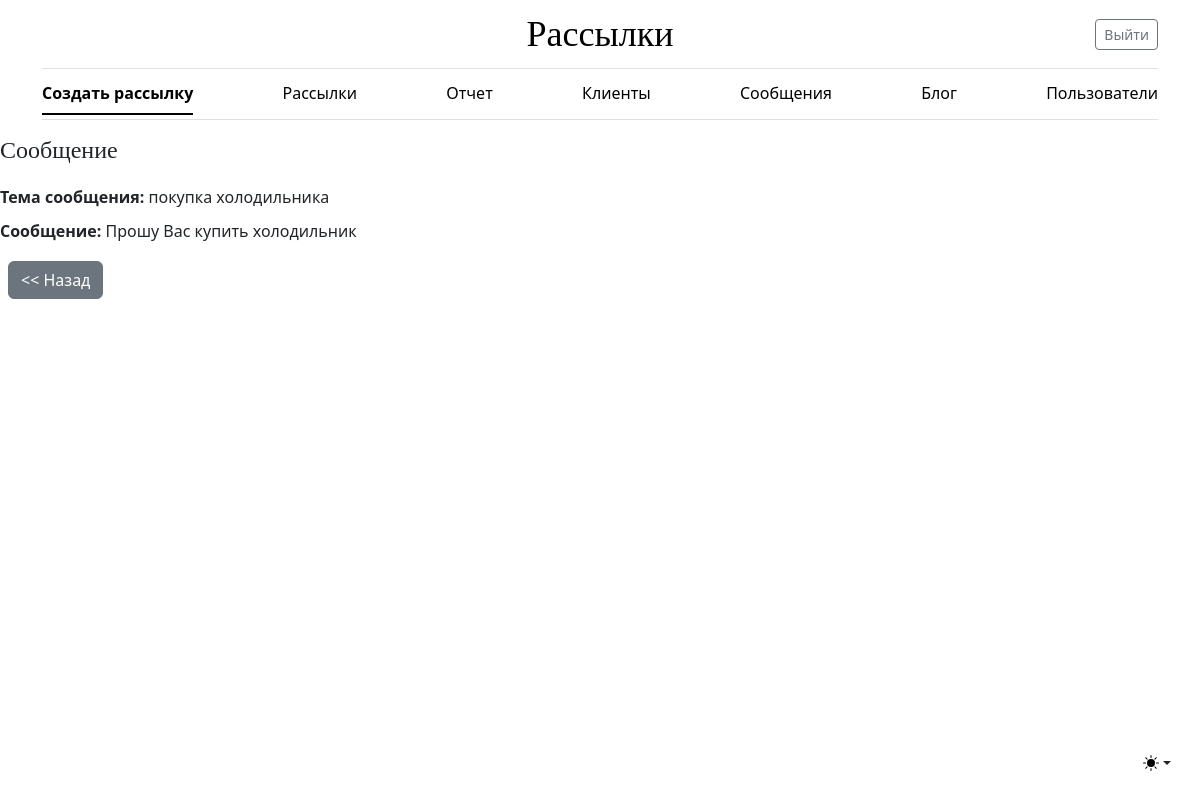
/message/2 (signed in), run on the app's committed database.
### mailing/models.py (models this page shows, shortened)
class Message(models.Model):
    subject_message = models.CharField(max_length=255, **NULLABLE,
                                       verbose_name='Тема сообщения')
    message = models.TextField(**NULLABLE, verbose_name='Сообщение')
    owner = models.ForeignKey(settings.AUTH_USER_MODEL, on_delete=models.SET_NULL, **NULLABLE,
                              verbose_name='Владелец')
    class Meta:
        verbose_name = 'Сообщение'
        verbose_name_plural = 'Сообщения'

### mailing/views.py (the view)
# urls.py: path('message/<int:pk>', MessageDetailView.as_view(), name='message_detail'),
class MessageDetailView(LoginRequiredMixin, DetailView):
    model = Message
    template_name = 'mailing/message_detail.html'

### mailing/templates/mailing/message_detail.html
{% extends 'mailing/base.html' %}
{% block content %}
  <div style="display: flex; flex-direction: column; gap: 10px;">
    <h1 style="font-size: 24px; margin-bottom: 10px;">Сообщение</h1>
    <div><strong>Тема сообщения:</strong> {{ object.subject_message }}</div>
    <div><strong>Сообщение:</strong> {{ object.message }}</div>
    <div class="col-12">
      <a href="{% url 'mailing:message_list' %}" class="btn btn-secondary m-2"><< Назад</a>
    </div>
  </div>
{% endblock %}

### static/css/blog.css (style rules this page uses)
h1, h2, h3, h4, h5, h6 { font-family: "Playfair Display", Georgia, "Times New Roman", serif; }

### data on the page
Message: subject_message "покупка холодильника", message "Прошу Вас купить холодильник"
